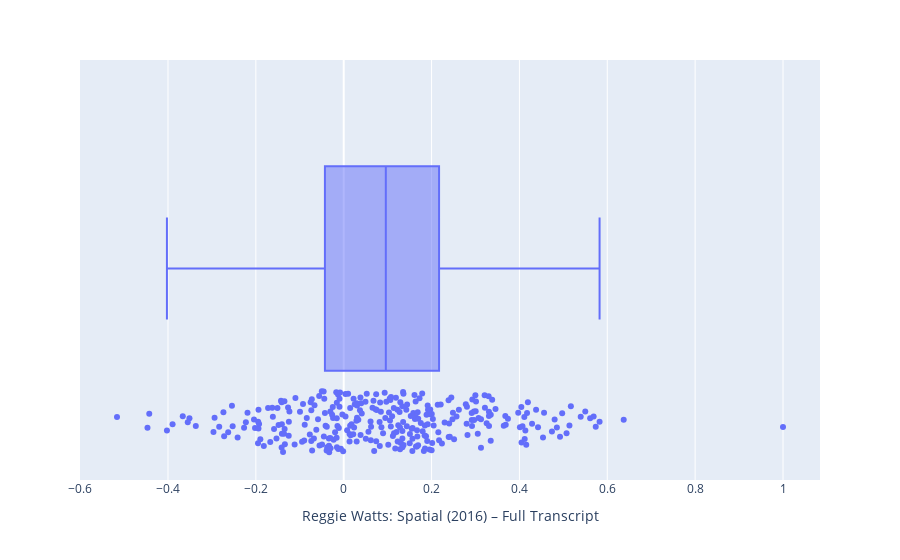

The notebook cell saved with this chart:
### Code cell
px.box(cosims_means_df, x = 'Reggie Watts: Spatial (2016) – Full Transcript', hover_data = [cosims_means_df.index], points = 'all')

### Figure 1 — Plotly figure (JSON) as saved in the notebook; plotly's stock layout.template omitted (floating-point values rounded to 4 significant figures; data arrays with more than 128 entries replaced by an {"elided": "..."} marker saying what was removed)
{"data": [{"alignmentgroup": "True", "boxpoints": "all", "customdata": {"elided": "310x1 str values"}, "hovertemplate": "Reggie Watts: Spatial (2016) – Full Transcript=%{x}<br>description=%{customdata[0]}<extra></extra>", "legendgroup": "", "marker": {"color": "#636efa"}, "name": "", "notched": false, "offsetgroup": "", "orientation": "h", "showlegend": false, "type": "box", "x": {"elided": "310 float values"}, "x0": " ", "xaxis": "x", "y0": " ", "yaxis": "y"}], "layout": {"boxmode": "group", "legend": {"tracegroupgap": 0}, "margin": {"t": 60}, "xaxis": {"anchor": "y", "domain": [0, 1], "title": {"text": "Reggie Watts: Spatial (2016) – Full Transcript"}}, "yaxis": {"anchor": "x", "domain": [0, 1]}}}
